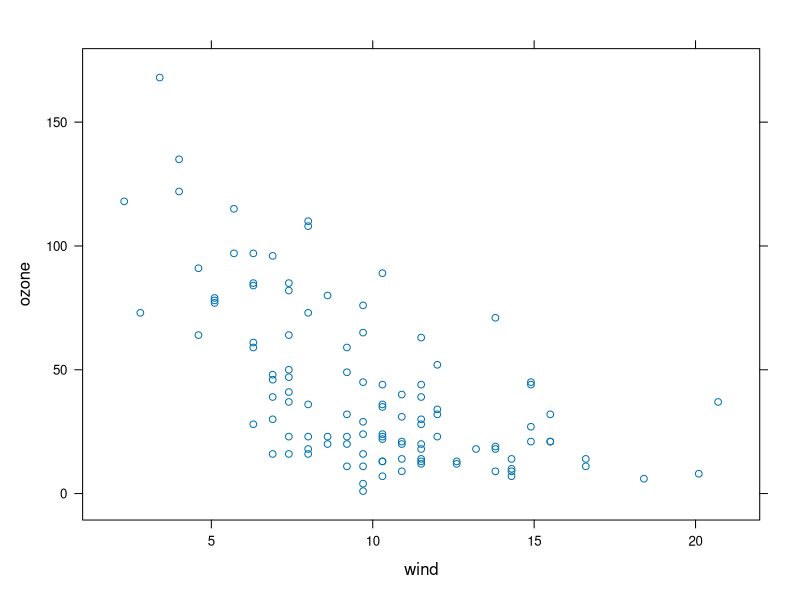
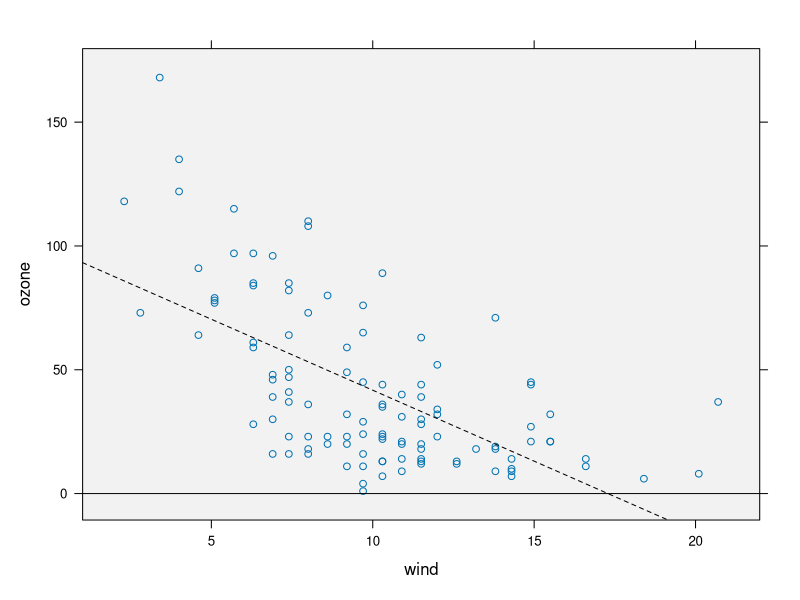
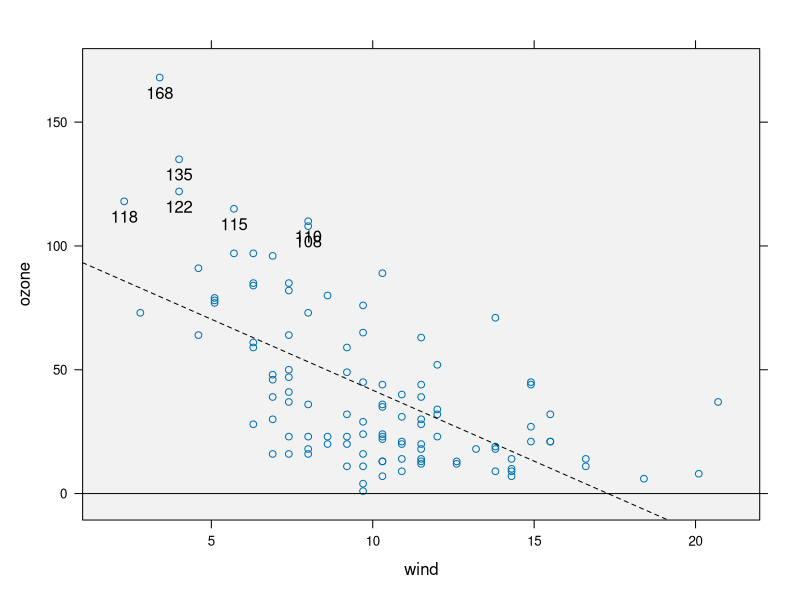
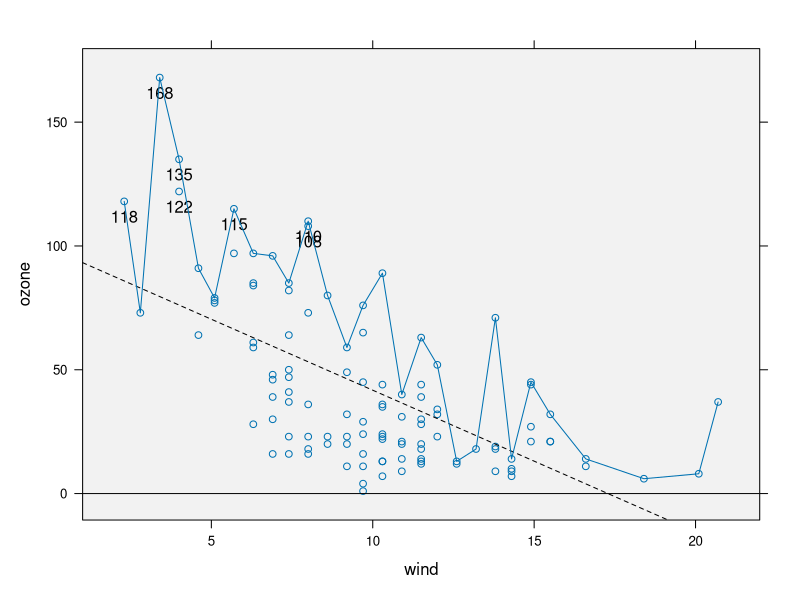
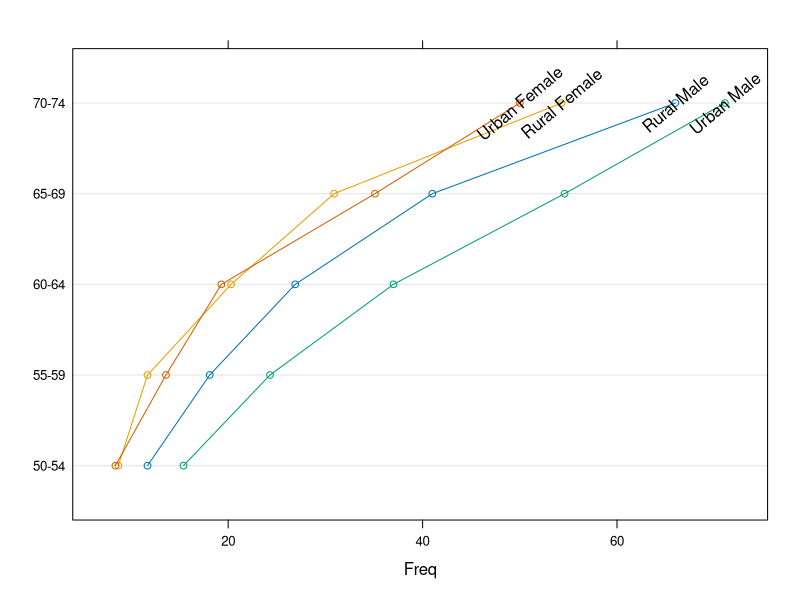
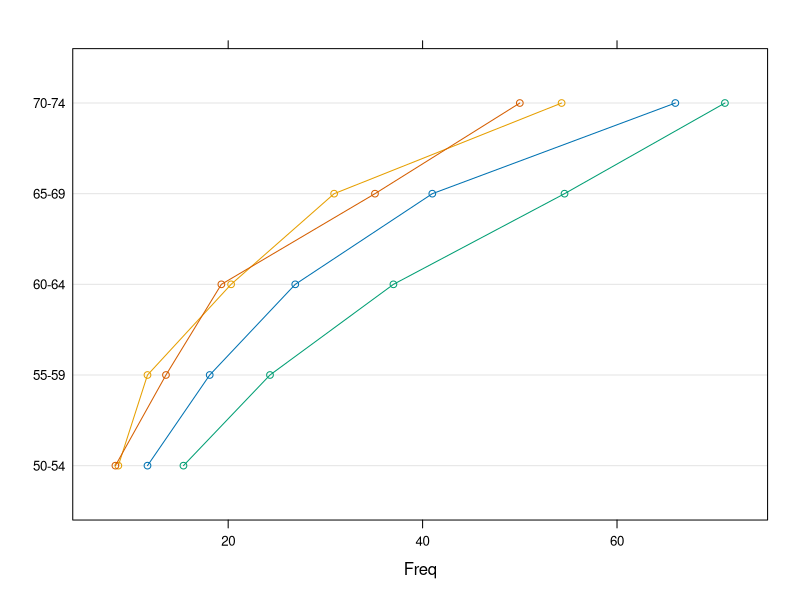
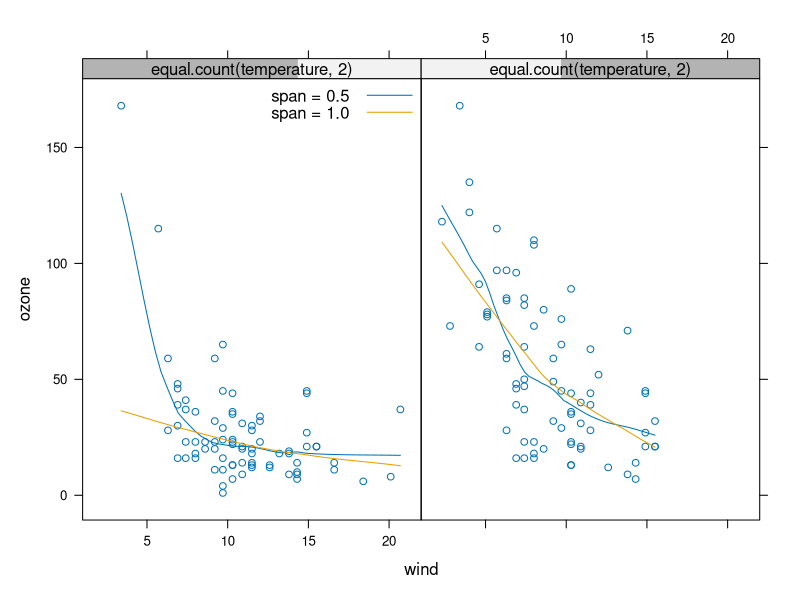
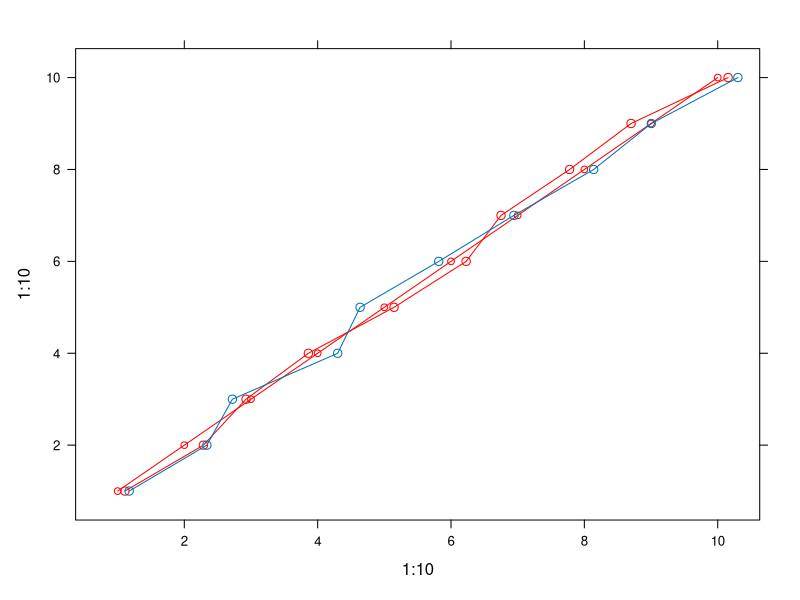

Here is the R script that generated these plots, in order:
library(latticeExtra)


### Name: layer
### Title: Add layers to a lattice plot, optionally using a new data source
### Aliases: layer layer_ glayer glayer_ +.trellis drawLayer flattenPanel
###   [.layer print.layer
### Keywords: aplot

### ** Examples

foo <- xyplot(ozone ~ wind, environmental)
foo

## overlay reference lines
foo <- foo + layer(panel.abline(h = 0)) +
             layer(panel.lmline(x, y, lty = 2))

## underlay a flat color
foo <- foo + layer(panel.fill(grey(.95)), under = TRUE)
foo

## layers can access the panel function arguments
foo <- foo + layer({ ok <- (y>100);
            panel.text(x[ok], y[ok], y[ok], pos = 1) })
foo

## over-ride arguments by name
foo <- foo +
  layer(panel.xyplot(y = ave(y, x, FUN = max), type = "a", ...))
foo

## see a sketch of the complete panel function
flattenPanel(foo)


## group layers, drawn for each group in each panel
dotplot(VADeaths, type = "o") +
  glayer(ltext(x[5], y[5], group.value, srt = 40))

## a quick way to print out the panel.groups arguments:
dotplot(VADeaths, type = "o") + glayer(str(list(...)))


## layers with superposed styles
xyplot(ozone ~ wind | equal.count(temperature, 2),
       data = environmental) +
   layer(panel.loess(x, y, span = 0.5), style = 1) +
   layer(panel.loess(x, y, span = 1.0), style = 2) +
   layer(panel.key(c("span = 0.5", "span = 1.0"), corner = c(1,.98),
                   lines = TRUE, points = FALSE), packets = 1)

## note that styles come from the settings in effect in the plot,
## which is not always what you want:
xyplot(1:10 ~ 1:10, type = "b", par.settings = simpleTheme(col = "red")) +
  layer(panel.lines(x = jitter(x, 2), ...)) +  ## drawn in red
  layer(panel.lines(x = jitter(x, 2), ...), force = TRUE)  ## reset theme


## using other variables from the original `data` object
## NOTE: need subscripts = TRUE in original call!
zoip <- xyplot(wind ~ temperature | equal.count(radiation, 2),
   data = environmental, subscripts = TRUE)
zoip + layer(panel.points(..., pch = 19,
             col = grey(1 - ozone[subscripts] / max(ozone))),
       data = environmental)


## restrict drawing to specified panels
barchart(yield ~ variety | site, data = barley,
         groups = year, layout = c(1,6), as.table = TRUE,
         scales = list(x = list(rot = 45))) +
layer(ltext(tapply(y, x, max), lab = abbreviate(levels(x)),
      pos = 3), rows = 1)


## example of a new data source
qua <- xyplot(lat ~ long | cut(depth, 2), quakes,
    aspect = "iso", pch = ".", cex = 2)
qua
## add layer showing distance from Auckland
newdat <- with(quakes, expand.grid(
            gridlat = seq(min(lat), max(lat), length = 60),
            gridlon = seq(min(long), max(long), length = 60)))
newdat$dist <- with(newdat, sqrt((gridlat - -36.87)^2 +
                                 (gridlon - 174.75)^2))
qua + layer_(panel.contourplot(x = gridlon, y = gridlat, z = dist,
   contour = TRUE, subscripts = TRUE), data = newdat)
